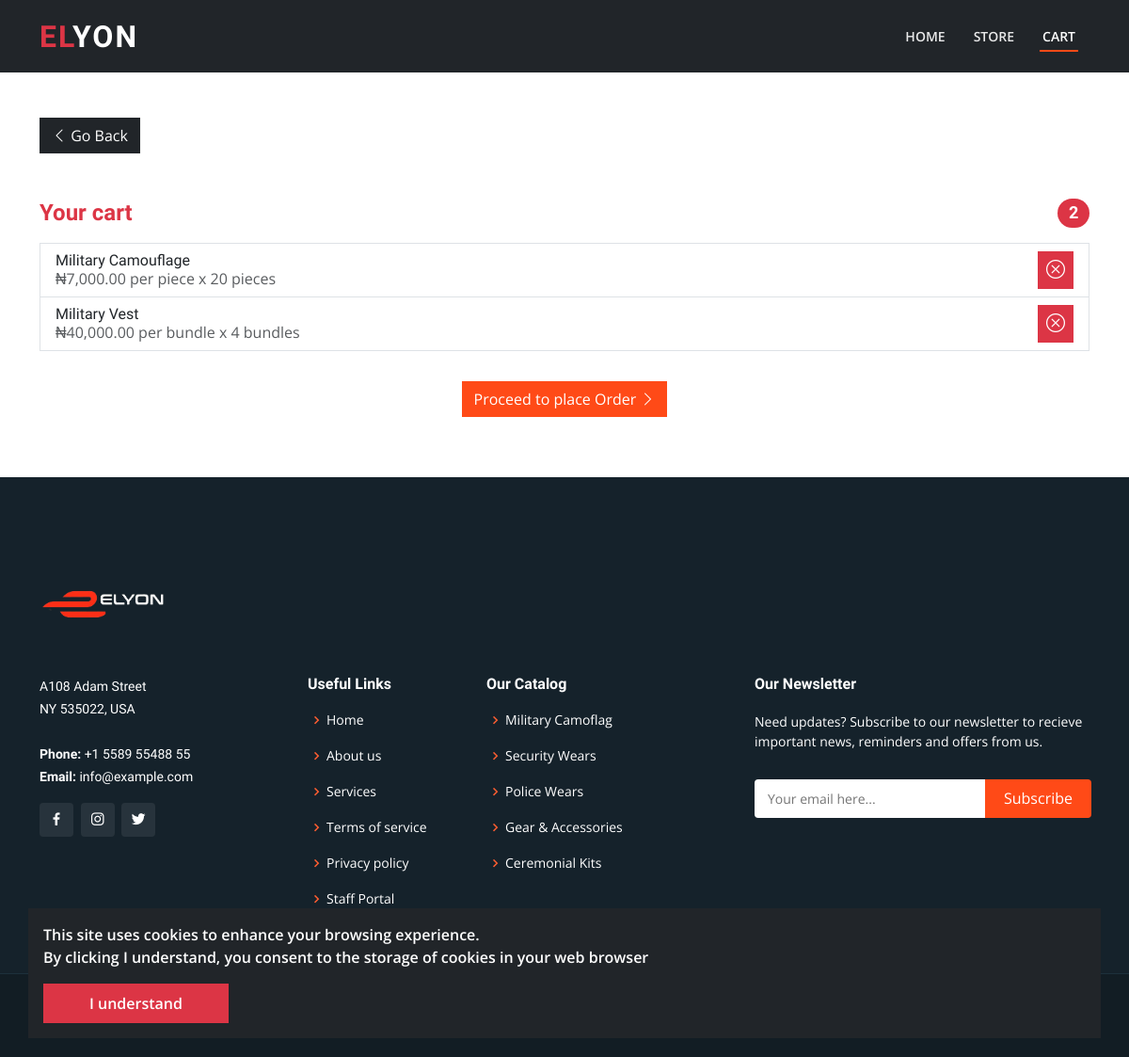
The page /store/cart/ (signed in) on the database its author committed.
### store/models.py (models this page shows, shortened)
class ShoppingCart(models.Model):
    owner = models.ForeignKey('Customer', on_delete=models.CASCADE)
    items = models.ManyToManyField("OrderItem", blank=True)

class OrderItem(DbModel):
    ORDER_ITEM_TYPE = (
        ('pieces', 'Pieces'),
        ('bundle', 'Bundle'),
    )
    product = models.ForeignKey("Product", on_delete=models.CASCADE)
    quantity = models.IntegerField()
    quantity_type = models.CharField(max_length=20, choices=ORDER_ITEM_TYPE, default='pieces')

class Product(DbModel):
    name = models.CharField(max_length=200)
    slug = models.SlugField(max_length=200, blank=True, null=True)
    description = models.TextField(blank=True, null=True)
    price_per_piece = models.DecimalField(max_digits=1000, decimal_places=2)
    price_per_bundle = models.DecimalField(max_digits=1000, decimal_places=2, blank=True, null=True)
    receivable = models.ForeignKey("core.Receivable", on_delete=models.CASCADE, related_name='parent')
    images = models.ManyToManyField("core.File", blank=True)
    category = models.ForeignKey("Category", on_delete=models.CASCADE, blank=True, null=True)
    tags = models.ManyToManyField("Tag",  blank=True, related_name='tags')

### store/views.py (the view)
# urls.py: path('cart/', cart_view, name="cart"),
def cart_view(request:HttpRequest):
    template = 'store/cart.html'
    cart = None
    customer = get_or_create_customer(request)
    cart = customer.cart
    ctx = {
        'active_nav': 'cart',
        'cart': cart,
        'page_title': "Your Cart"
    }
    if request.method == "POST":
        data = request.POST
        item = OrderItem.objects.get(id=data['item_id'])
        product = item.product.name
        item.delete()
        messages.success(request, f"You removed {product} from your order!")
    return render(request, template, ctx)

### core/context_processors.py (called while the page is built)
def messages(request):
    unread_messages = Message.objects.filter(read_status=False).order_by('-id')
    context = {
        'unread_messages': unread_messages,
        'unread_messages_count': unread_messages.count(),
    }
    return context

def catalog(request):
    settings = SiteSettings.objects.get(id=1)
    _catalog = settings.catalog_items.all()
    context = {
        'catalog': _catalog.order_by('-id'),
        'catalog_count': _catalog.count(),
    }
    return context

def notifications(request):
    unread_notifications = Notification.objects.filter(read_status=False).order_by('-id')
    context = {
        'unread_notifications': unread_notifications,
        'unread_notifications_count': unread_notifications.count(),
    }
    return context

### store/context_processors.py (called while the page is built)
def store_context(request):
    context = {
        'products': Product.objects.all(),
    }
    return context

### store/views.py (called while the page is built, shortened)
def get_or_create_customer(request):
    if request.user.is_authenticated:
        customer, created = Customer.objects.get_or_create(user=request.user)
        if not customer.cart:
            customer.cart = ShoppingCart.objects.create(owner=customer)
            customer.save()
    return customer

### website/context_processors.py (called while the page is built)
def website_context(request):
    show_cookie_consent = True
    if 'cookie-consent' in request.COOKIES:
        show_cookie_consent = False
    context = {
        'show_cookie_consent': show_cookie_consent,
    }
    return context

### templates/store/cart.html (shortened to what this page needs)
{% extends "./base.html" %}
{% load static humanize %}
{% block content %}
<div class="container py-5">
    <a href="{% url 'store:home' %}" class="btn btn-dark rounded-0"> <i class="bi bi-chevron-left"></i> Go Back </a>
    <h4 class="d-flex justify-content-between align-items-center mb-3 mt-5">
      <span class="text-danger bold">Your cart</span>
      <span class="badge bg-danger rounded-pill"> {{cart.items.count|default:"0"}} </span>
    </h4>
    <ul class="list-group mb-3">
        {% for item in cart.items.all %}
            <li class="list-group-item rounded-0 d-flex align-items-center justify-content-between lh-sm">
                <div>
                    <h6 class="my-0">{{ item.product.name }}</h6>
                    <span class="text-body-secondary">
                        {% if item.quantity_type == 'bundle' %}
                            ₦{{item.product.price_per_bundle|intcomma}} per bundle x {{ item.quantity }} bundles
                        {% else %}
                            ₦{{item.product.price_per_piece|intcomma}} per piece x {{ item.quantity }} pieces
                        {% endif %}
                    </span>
                </div>
                <div>
                    <button type="submit" form="cart-form-{{forloop.counter0}}" class="btn btn-sm btn-danger rounded-0"> <i style="font-size: 20px;" class="bi bi-x-circle"></i> </button>
                </div>
            </li>
        {% empty %}
            <li class="list-group-item rounded-0 d-flex align-items-center justify-content-between lh-sm">
                <h4 class="my-0 bold">Your cart is empty, go back to the store to add an item to your cart.</h4>
            </li>
        {% endfor %}
    </ul>
    <div class="text-center py-3">
        {% if cart.items.count > 0 %}
            <a href="{% url 'store:checkout' %}" class="btn bg-orange text-white rounded-0"> Proceed to place Order <i class="bi bi-chevron-right"></i> </a>
        {% endif %}
    </div>
</div>
{% endblock content %}

### static/site/assets/css/style.css (style rules this page uses)
body { font-family: "Open Sans", sans-serif; color: #444444; }
a { color: #ff4a17; text-decoration: none; }
h1, h2, h3, h4, h5, h6 { font-family: "Raleway", sans-serif; }
.bold { font-weight: 600; }

### templates/store/base.html (style rules this page uses)
.bg-orange { background-color: #ff4a17; }

### rows shown on the page
ShoppingCart: items.count "2"
OrderItem: product.name "Military Camouflage", product.price_per_piece "7,000.00", quantity "20"
OrderItem: product.name "Military Vest", product.price_per_bundle "40,000.00", quantity "4"
